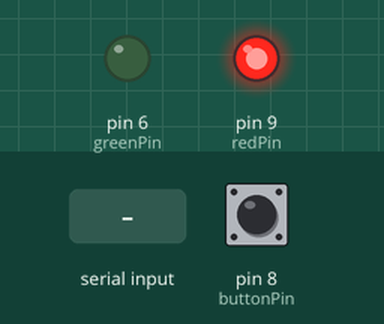
Bench run of a sketch on a simulated Arduino Uno, built with avr-gcc and run on an emulated ATmega328P. Shown: output pins drawn as LEDs (lit = HIGH). The inputs (shaded band) are chosen by the test bench; at power-on: pin 8 (buttonPin) HIGH. What the sketch prints to the serial monitor is not drawn.

Above: at 1.2 s.
1.3 s: "r" received over Serial
At 2.3 s:
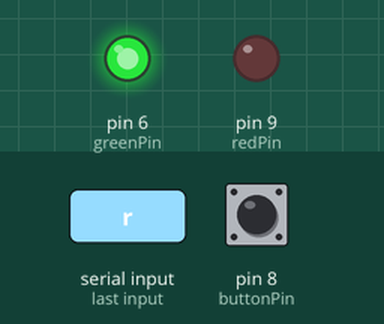
2.8 s: "1" received over Serial
At 3.5 s:
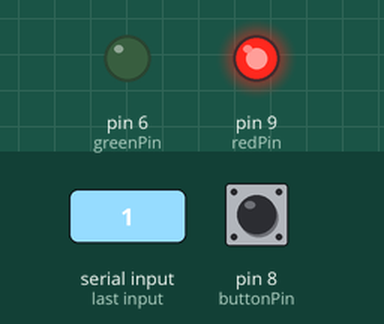
Timing chart, 0 to 5.8 s (numbered marks = the images above; inputs shaded):
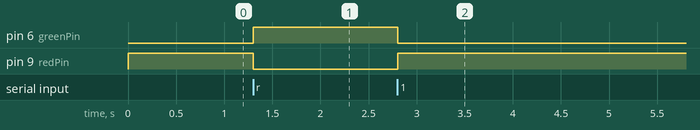

Measured:
- after the input at 1.3 s, pin 6 (greenPin): LOW → HIGH at once; pin 9 (redPin): HIGH → LOW at once
- after the input at 2.8 s, pin 6 (greenPin): HIGH → LOW at once; pin 9 (redPin): LOW → HIGH at once

The sketch:

second_arduino_code.ino
```cpp
// C++ code
//Transmitter arduino
const int redPin = 9;
const int greenPin = 6;
const int buttonPin = 8;

char receivedChar;
unsigned long prevTime1 =0;
unsigned long currentTime;
int Led1_state = LOW; //Green LED Stete
int Led2_state =HIGH; 	//Red LED Stete
void setup()
{

  Serial.begin(9600);

  pinMode(buttonPin, INPUT_PULLUP);
  pinMode(redPin, OUTPUT);
  pinMode(greenPin, OUTPUT);
  digitalWrite(greenPin, Led1_state); // car green light on
  digitalWrite(redPin, Led2_state);

}

void loop()
{


   if (Serial.available() > 0) {
    char receivedChar = Serial.read();

    // Handle received characters from the first Arduino
    currentTime = millis();

     if (receivedChar == 'r') {
       digitalWrite(greenPin, HIGH);
    	digitalWrite(redPin, LOW);
      if(currentTime - prevTime1 >= 2000){

    	digitalWrite(greenPin, LOW);
    	digitalWrite(redPin, HIGH);
    	prevTime1 = currentTime;
      //Serial.write('r'); // Acknowledge to the first Arduino that it's safe to proceed
    }
           	prevTime1 = currentTime;

  }
     else{
   		digitalWrite(greenPin, LOW);
    	digitalWrite(redPin, HIGH);
   }
   }

	int buttonState=digitalRead(buttonPin);
    currentTime = millis();
  	if (buttonState == LOW){
  	Serial.write('1');
     }else{
    Serial.write('0');
      }
}
```
